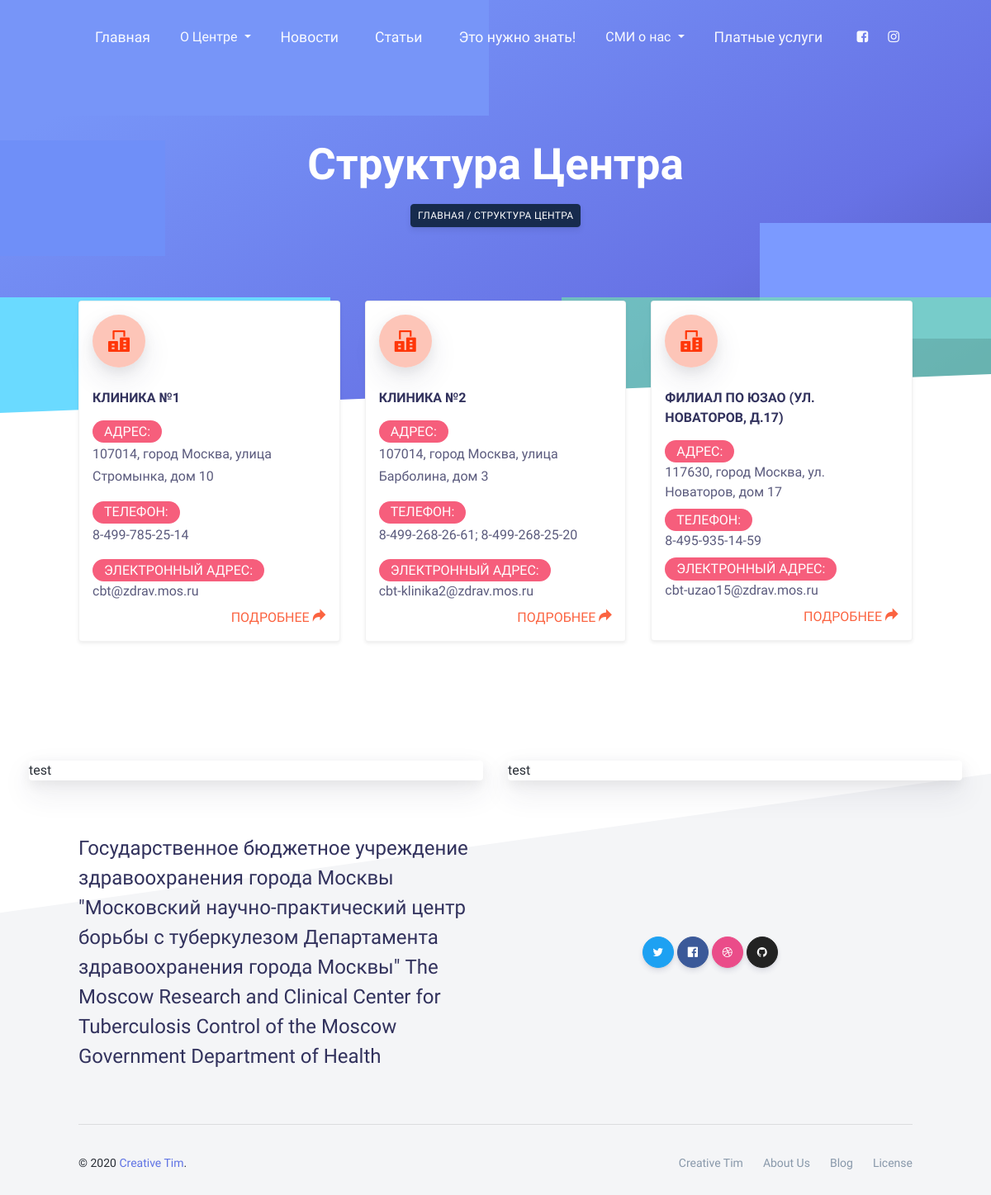
/structure/, run on the app's committed database.
### structure/models.py (models this page shows, shortened)
class Branches(models.Model):
    name = models.CharField(max_length=250, verbose_name='Наименование')
    address = RichTextUploadingField(blank=True, verbose_name='Адрес')
    phones = RichTextUploadingField(verbose_name='Телефоны')
    email = models.EmailField(verbose_name='E-mail')
    content = RichTextUploadingField(blank=True, verbose_name='Контент')
    def get_absolute_url(self):
        return reverse('view_branch', kwargs={"branch_id": self.pk})
    class Meta:
        verbose_name = 'Филиал'
        verbose_name_plural = 'Филиалы'

### structure/views.py (the view)
def index(request):
    branches = Branches.objects.all()
    context = {
        'branches': branches,
        'title': 'Структура Центра',
    }
    return render(request, 'structure/index.html', context=context)

### structure/templates/structure/index.html (shortened to what this page needs)
{% extends 'base.html' %}
{% block content %}
{% include 'inc/_headlist.html' %}
       <section class="section">
      <div class="container">
        <div class="mt--200">
        <div class="row">
            {% for i in branches %}
                <div class="col-md-4">
                    <div class="card shadow-sm py-3 px-3 info">
                        <div class="icon icon-lg icon-shape icon-shape-warning shadow rounded-circle">
                            <i class="ni ni-building"></i>
                        </div>
                        <h6 class="info-title text-uppercase text-dangerq">{{ i.name}}</h6>
                        <div class="description opacity-8">
                            <span class="badge badge-pill badge-danger text-uppercase">Адрес:</span>
                            <h6>{{ i.address}}</h6>
                            <span class="badge badge-pill badge-danger text-uppercase">Телефон:</span><br>
                            <h6>{{ i.phones }}</h6>
                            <span class="badge badge-pill badge-danger text-uppercase">Электронный адрес:</span>
                            <h6>{{ i.email}}</h6>
                        </div>
                        <a href="{{ i.get_absolute_url }}" class="text-right text-warning">ПОДРОБНЕЕ
                            <i class="ni ni-curved-next text-warning"></i>
                        </a>
                    </div>
                </div>
            {% endfor %}
        </div>
        </div>
      </div>
    </section>
{% endblock %}

### static/assets/css/nucleo-svg.css (style rules this page uses)
.icon { display: inline-block; color: #111111; height: 1em; width: 1em; }
.icon-lg { height: 1.6em; width: 1.6em; }
.icon { fill: currentColor; stroke: none; }

### static/assets/css/main.css (style rules this page uses)
.badge { font-size: 16px !important; }

### data on the page
Branches: name "КЛИНИКА №1", address "107014, город Москва, улица Стромынка, дом 10", phones "8-499-785-25-14", email "cbt@zdrav.mos.ru"
Branches: name "КЛИНИКА №2", address "107014, город Москва, улица Барболина, дом 3", phones "8-499-268-26-61; 8-499-268-25-20", email "cbt-klinika2@zdrav.mos.ru"
Branches: name "ФИЛИАЛ ПО ЮЗАО (УЛ. НОВАТОРОВ, Д.17)", address "117630, город Москва, ул. Новаторов, дом 17", phones "8-495-935-14-59", email "cbt-uzao15@zdrav.mos.ru"

### other printed values
{{ title }} "Структура Центра"
{{ title }} "СТРУКТУРА ЦЕНТРА"
